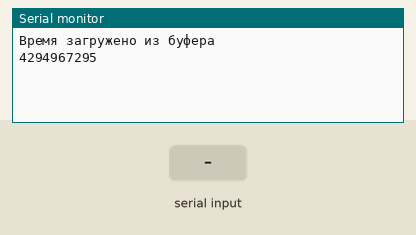
A sketch run on a simulated Arduino Uno, built with avr-gcc and run on an emulated ATmega328P. Parts: the last lines printed to the serial monitor. Inputs (shaded band) come from the test bench. EEPROM starts erased.

Above: at 1.2 s.
1.3 s: "G90\n" received over Serial
At 2.5 s:
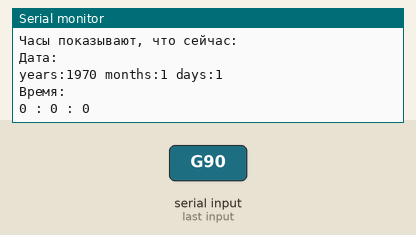
2.8 s: "S90\n" received over Serial
At 2.9 s:
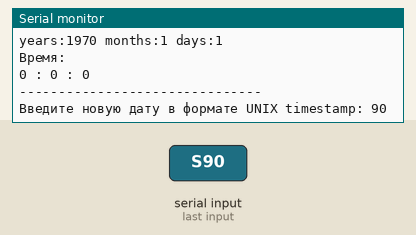
4.4 s: "O90\n" received over Serial
At 5.5 s:
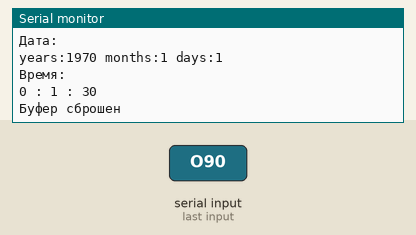

Measured:
- after the input at 1.3 s, the serial monitor: prints a new line at once (image 1)
- after the input at 2.8 s, the serial monitor: prints a new line at once (image 2)
- after the input at 4.4 s, the serial monitor: prints a new line at once (image 3)

The sketch:

watch_Unix.ino
```cpp
#include <TimerOne.h>
#include <EEPROM.h>

int years = 1970, months = 0, day = 1, hours = 0, minuts = 0, seconds = 0;
unsigned long tSecond = 0, calcTime, longUnix, timeSave;


void setup() {
  Serial.begin(9600);

  EEPROM.get(0, longUnix);

  if (longUnix <= 0) {

    Serial.println("");
    Serial.print("Введите дату в формате UNIX timestamp: ");


    while (Serial.available() == 0) {

    }

    longUnix = Serial.parseInt();

    if (longUnix > 0) {
      Serial.println(longUnix);
      Serial.println();
      Serial.println("***_ Дата установлена _***");
      Serial.println();

      calcTime = longUnix;
      calculation();

      Timer1.initialize(1000000);
      Timer1.attachInterrupt(oneSecond);
    }
  } else {
    Serial.println("Время загружено из буфера");
    Serial.println(longUnix);

    Timer1.initialize(1000000);
    Timer1.attachInterrupt(oneSecond);
  }


}

void oneSecond() {
  tSecond += 1;
}

void calculation(){
  int i = 0;
  years = 1970;

  long calcDays = (calcTime) / 86400; // Считаем общее кол-во дней
  long calcSeconds = (calcTime) % 86400; // Считаем Общее кол-во секунд за вычетом дней

  hours = calcSeconds / 3600; // Кол-во часов на часах
  minuts = (calcSeconds % 3600) / 60; // Кол-во минут на часах
  seconds = calcSeconds % 60; // Кол-во секунд на часах


  int daysPerMonth[12] {31, 28, 31, 30, 31, 30, 31, 31, 30, 31, 30, 31};

  while (calcDays > daysPerMonth[i]) {


    calcDays -= daysPerMonth[i];
    i += 1;
    if (i == 12) {
      years += 1;
      i = 0;
    }

    if (years % 4 == 0) daysPerMonth[1] = 29;
    else daysPerMonth[1] = 28;
  }


  int months = i + 1;
  int days = calcDays + 1;

  Serial.println("Дата: ");
  Serial.print("years:");
  Serial.print(years);
  Serial.print(" ");
  Serial.print("months:");
  Serial.print(months);
  Serial.print(" ");
  Serial.print("days:");
  Serial.println(days);

  Serial.println("Время:");
  Serial.print(hours);
  Serial.print(" : ");
  Serial.print(minuts);
  Serial.print(" : ");
  Serial.print(seconds);
}


void loop() {

  if (millis() - timeSave > 600000) {
    EEPROM.put(0, longUnix + tSecond);
    timeSave = millis();
    Serial.println();
    Serial.println("Дата сохранена в буфер");
  }

  if (Serial.available() > 0) {
    char incoming = Serial.read();

    if (incoming == 'G') {
      Serial.println();
      Serial.println("-------------------------------");
      Serial.println();
      Serial.print("Пройденное кол-во секунд:");
      Serial.println(tSecond);
      calcTime = longUnix + tSecond;
      Serial.println();
      Serial.println("Часы показывают, что сейчас:");
      Serial.println();
      calculation();
    }

    if (incoming == 'S') {
      Serial.println();
      Serial.println("-------------------------------");
      Serial.println();
      Serial.print("Введите новую дату в формате UNIX timestamp: ");

      while (Serial.available() == 0) {

      }

      longUnix = Serial.parseInt();

      if (longUnix > 0) {
        Serial.println(longUnix);
        Serial.println();
        Serial.println("***_ Дата установлена _***");
        Serial.println();

        calcTime = longUnix;
        calculation();
        tSecond = 0;
      }
    }

    if (incoming == 'O') {
      long resetValue = 0;
      EEPROM.put(0, resetValue);
      Serial.println();
      Serial.println("Буфер сброшен");
    }
  }
}
```
